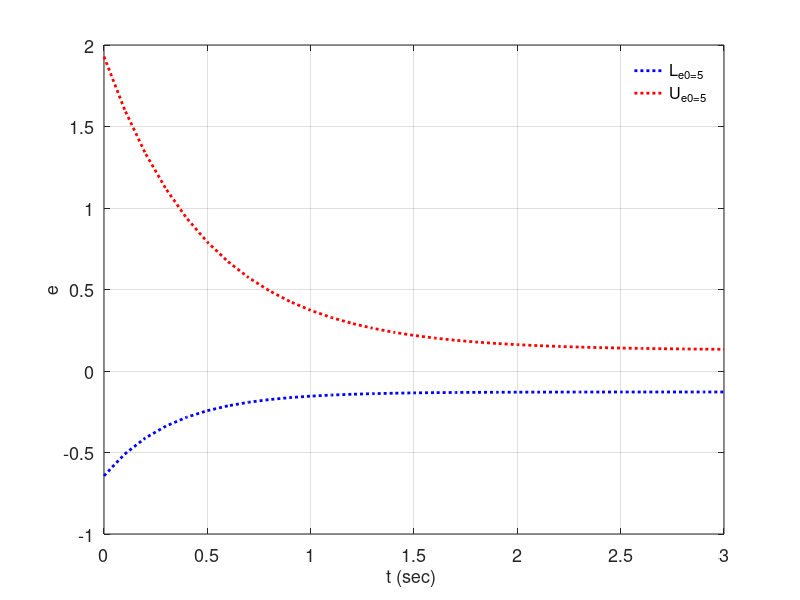

The MATLAB script that drew this image:
% analysis_sgn
% clear all;
% close all;
%% task 1
% a1 = 1;
% a2 = 0.5;
% a3 = 0.3;
% x = -3:0.1:3;
% y1 = tanh(x/a1);
% y2 = tanh(x/a2);
% y3 = tanh(x/a3);
% 
% figure(1)
% plot(x,y1,'-k','LineWidth',2); 
% hold on;
% plot(x,y2,'-.r','LineWidth',2);
% plot(x,y3,'-.b','LineWidth',2);
% grid on;
% set(gcf,'windowstyle','normal');
% set(gcf,'position',[550,100,600,450]);
% set(gca,'FontSize',13);
% xlabel('x ','FontSize',13);
% ylabel('y','FontSize',13);
% h1=legend('y-a=1','y-a=0.5','y-a=0.3','Location','SouthEast');
% set(h1,'box','off');

%% task 2
% k = 0.5;
% a = 0.3;
% x = -2:0.1:2;
% n = length(x);
% y1 = zeros(1,n);
% y2 = zeros(1,n);
% y3 = zeros(1,n);
% 
% for i = 1:n
%     y1(1,i) = sign(x(i));
%     
%     if x(i) > k
%         y2(1,i) = 1;
%     elseif x(i) < -k
%         y2(1,i) = -1;
%     else
%         y2(1,i) = x(i)/k;
%     end
%     
%     y3(1,i) = tanh(x(i)/a);
% end
% 
% 
% figure(1)
% plot(x,y1,'-k','LineWidth',2); 
% hold on;
% plot(x,y2,'-.r','LineWidth',2);
% plot(x,y3,'-.b','LineWidth',2);
% grid on;
% set(gcf,'windowstyle','normal');
% set(gcf,'position',[550,100,600,450]);
% set(gca,'FontSize',13);
% xlabel('x ','FontSize',13);
% ylabel('y','FontSize',13);
% h1=legend('sign','sat','tanh','Location','SouthEast');
% set(h1,'box','off');

%% task 3

a = 1.5;
FcL0 = 2;
lambda = 3;                      
zeta = 1.2;
BiasL = zeta/lambda;

FcU0 = 6;
eta = 2;
xi = 0.8;
BiasU = xi/eta;

t = 0:0.1:3;

e = 0.5; %%5,1,0.5

PPFunc_L = -tanh(e/a)*( (FcL0 - BiasL)*exp(-lambda*t) + BiasL );
PPFunc_U = tanh(e/a)*( (FcU0 - BiasU)*exp(-eta*t) + BiasU );

figure(1)
plot(t,PPFunc_L,':b','LineWidth',2); 
hold on;
plot(t,PPFunc_U,':r','LineWidth',2);
% plot(x,y3,'-.b','LineWidth',2);
grid on;
set(gcf,'windowstyle','normal');
set(gcf,'position',[550,100,600,450]);
set(gca,'FontSize',13);
xlabel('t (sec) ','FontSize',13);
ylabel('e','FontSize',13);
h1=legend('L_{e0=5}','U_{e0=5}','L_{e0=1}','U_{e0=1}','L_{e0=0.5}','U_{e0=0.5}','Location','NorthEast');
set(h1,'box','off');
%% task4
% a = 0.6;
% FcL0 = 3;
% lambda = 3;
% zeta = 0.9;
% BiasL = zeta/lambda;
% 
% FcU0 = 10;
% eta = 2;
% xi = 0.6;
% BiasU = xi/eta;
% 
% t = 0:0.1:3;
% n = length(t);
% e = -2:0.1:2;
% m = length(e);
% 
% PPFunc_L = zeros(n,m);
% PPFunc_U = zeros(n,m);
% for i=1:n  
%     for j= 1:m
%         PPFunc_L(i,j) = -tanh(e(j)/a)*( (FcL0 - BiasL)*exp(-lambda*t(i)) + BiasL );
%         PPFunc_U(i,j) = tanh(e(j)/a)*( (FcU0 - BiasU)*exp(-eta*t(i)) + BiasU );
%     end    
% end
% 
% figure(1)
% mesh(e,t,PPFunc_L);
% grid on;
% hold on;
% mesh(e,t,PPFunc_U);
% xlabel('e','FontSize',13);
% ylabel('t','FontSize',13);
% zlabel('h','FontSize',13);
% saveas(gcf,'LDratio.png');
% saveas(gcf,'LDratio.fig');

% figure(1)
% plot(t,PPFunc_L,'--k','LineWidth',2); 
% hold on;
% plot(t,PPFunc_U,'--r','LineWidth',2);
% % plot(x,y3,'-.b','LineWidth',2);
% grid on;
% set(gcf,'windowstyle','normal');
% set(gcf,'position',[550,100,600,450]);
% set(gca,'FontSize',13);
% xlabel('t (sec) ','FontSize',13);
% ylabel('e','FontSize',13);
% h1=legend('PPFunc_L','PPFunc_U','Location','SouthEast');
% set(h1,'box','off');